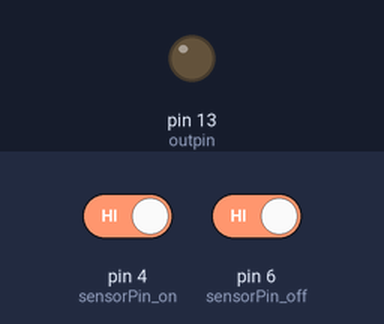
This sketch was run on a simulated Arduino Uno, built with avr-gcc and run on an emulated ATmega328P. Shown: output pins drawn as LEDs (lit = HIGH). Inputs (shaded band) come from the test bench; at power-on: pin 4 (sensorPin_on) HIGH, pin 6 (sensorPin_off) HIGH.

Above: at 1.2 s.
1.3 s: pin 4 (sensorPin_on) driven LOW
At 1.8 s:
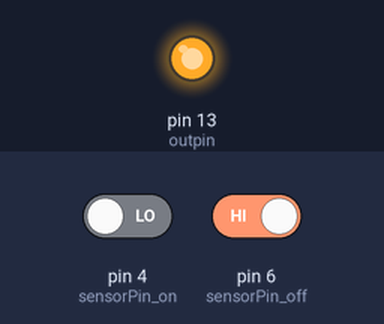
2.8 s: pin 6 (sensorPin_off) driven LOW
At 5.7 s:
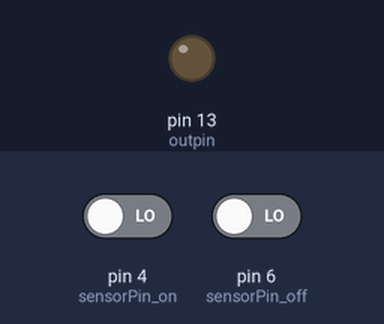
5.8 s: pin 4 (sensorPin_on) driven HIGH
At 6.8 s:
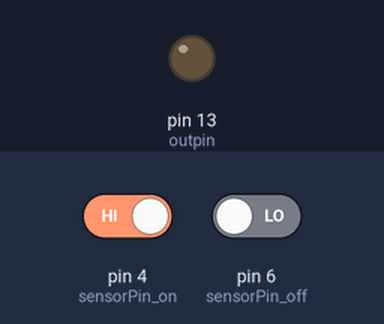
Timing chart, 0 to 8.8 s (numbered marks = the images above; inputs shaded):
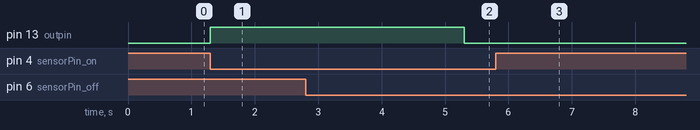

The sketch:

blink.ino
```cpp
// pin 4,6 fron rf-rx d0,d1
// pin 13 to relay IN1

int  sensorPin_on = 4;
int sensorPin_off = 6;
int outpin = 13;
 void setup()
 {
  Serial.begin(9600);
  pinMode(6,INPUT);
  pinMode(4,INPUT);
  pinMode(13,OUTPUT);
 }

void loop()
{
  int pulse_on,pulse_off;
  pulse_on = digitalRead(sensorPin_on);
  pulse_off = digitalRead(sensorPin_off);
  if(pulse_on == LOW)
  {
    digitalWrite(outpin,HIGH);
    delay(2000);
  }
  if(pulse_off == LOW)
  {
    digitalWrite(outpin,LOW);
    delay(2000);
  }
}
```

Measured:
- after the input at 1.3 s, pin 13 (outpin): LOW → HIGH at once
- after the input at 2.8 s, pin 13 (outpin): HIGH → LOW after 2.5 s
- after the input at 5.8 s, pin 13 (outpin): stays LOW (without the input it goes to HIGH after 1.5 s)
